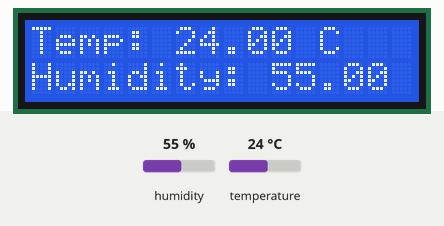
Recording of a sketch running on a simulated Arduino Uno, built with avr-gcc and run on an emulated ATmega328P. Shown: 16×2 character LCD. The inputs (shaded band) are chosen by the test bench; at power-on: humidity 55 %, temperature 24 °C. What the sketch prints to the serial monitor is not drawn.

Above: at 2.7 s.
2.8 s: humidity set to 22 %
At 5.1 s:
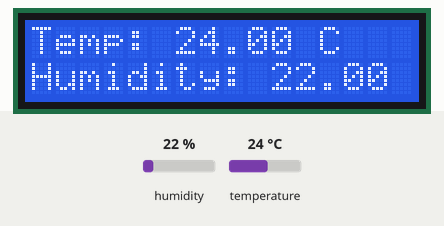
5.7 s: temperature set to 12 °C
At 7.5 s:
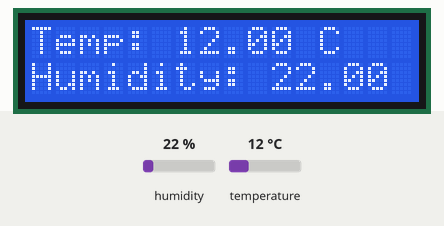
8.6 s: humidity set to 40 %
At 11.3 s:
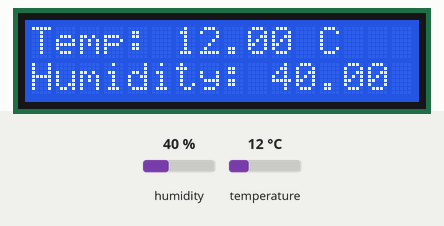
12.0 s: temperature set to 19 °C
At 13.7 s:
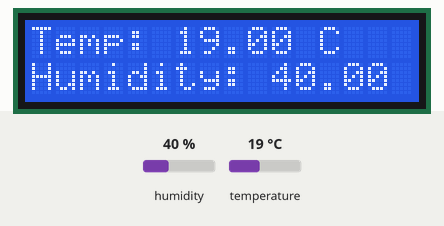
Timing chart, 0 to 15.2 s (numbered marks = the images above; inputs shaded):
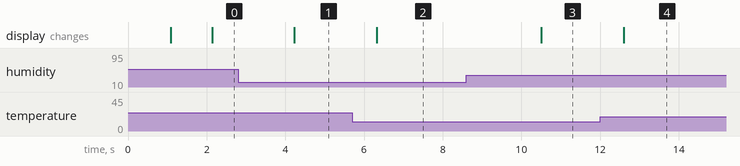

Measured:
- after the input at 2.8 s, the display: changes after 1.4 s (image 1)
- after the input at 5.7 s, the display: changes after 0.62 s (image 2)
- after the input at 8.6 s, the display: changes after 1.9 s (image 3)
- after the input at 12.0 s, the display: changes after 0.59 s (image 4)

The sketch:

temp_and_humidity.ino
```cpp
#include <Wire.h>
#include <LiquidCrystal_I2C.h>
// #include <Adafruit_Sensor.h>
#include <DHT.h>
#include <DHT_U.h>

// Define the DHT sensor type and pin
#define DHTPIN 15      // Pin connected to the DHT11 data pin
#define DHTTYPE DHT11  // DHT 11

// // Initialize DHT sensor
DHT dht(DHTPIN, DHTTYPE);

// // Initialize LCD display (Set I2C address: usually 0x27 or 0x3F)
LiquidCrystal_I2C lcd(0x27, 16, 2);  // Address 0x27, 16 chars, 2 lines

void setup() {
  Serial.begin(9600);  // Start serial communication
  dht.begin();         // Initialize the DHT sensor
  lcd.init();          // Initialize the LCD
  lcd.backlight();     // Turn on the LCD backlight

  lcd.setCursor(0, 0);  // Set cursor to first row, first column
  lcd.print("Initializing...");
  delay(1000);
  lcd.clear();  // Clear the LCD
}

void loop() {
  // Wait 2 seconds between readings
  delay(1000);

  // Read humidity and temperature
  float humidity = dht.readHumidity();
  float temperature = dht.readTemperature();  // Default: Celsius

  // Check if readings are valid
  if (isnan(humidity) || isnan(temperature)) {
    lcd.setCursor(0, 0);
    lcd.print("Sensor Error!");
    Serial.println("Failed to read from DHT sensor!");
    return;
  }

  // Display readings on LCD
  lcd.clear();
  lcd.setCursor(0, 0);
  lcd.print("Temp: ");
  lcd.print(temperature);
  lcd.print(" C");

  lcd.setCursor(0, 1);
  lcd.print("Humidity: ");
  lcd.print(humidity);
  lcd.print(" %");

  // Print readings to Serial Monitor
  Serial.print("Temperature: ");
  Serial.print(temperature);
  Serial.println(" C");
  Serial.print("Humidity: ");
  Serial.print(humidity);
  Serial.println(" %");
}
```
